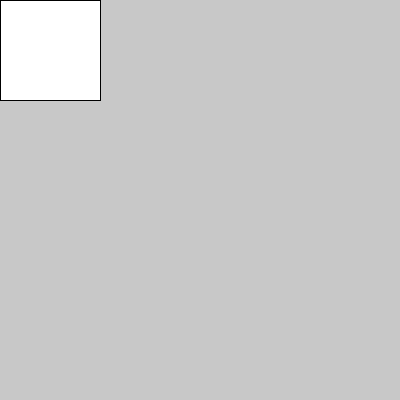
Frame 1 (no input)
Frame 60 (the mouse pressed at the canvas centre just before this capture): identical to frame 1, image omitted
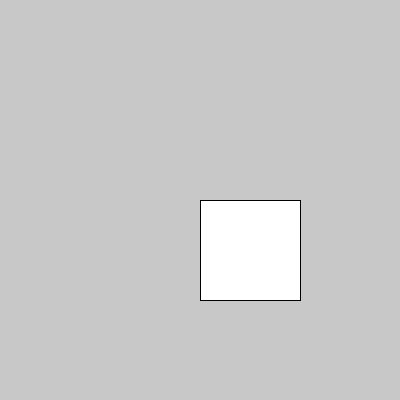
Frame 120 (the mouse held since frame 60 and released just before this capture)

The Processing sketch that drew these frames (run headless with seeded random() and noise(); from frame 60 on, the mouse is pressed at the canvas centre):

// Processing sketch: if_ellipse_rect
// ── if_ellipse_rect.pde
int radio = 50;
float posX = -100;

void setup(){
  size(400,400);
}

void draw(){
  background(200);
  
  ellipse(posX, 300, 100, 100);
  
  
  if(mouseX > width/2){
    ellipse(mouseX, mouseY, radio * 2, radio * 2);
  }else{
    rect(mouseX, mouseY, radio * 2, radio * 2);
  }
  
  
  
}
